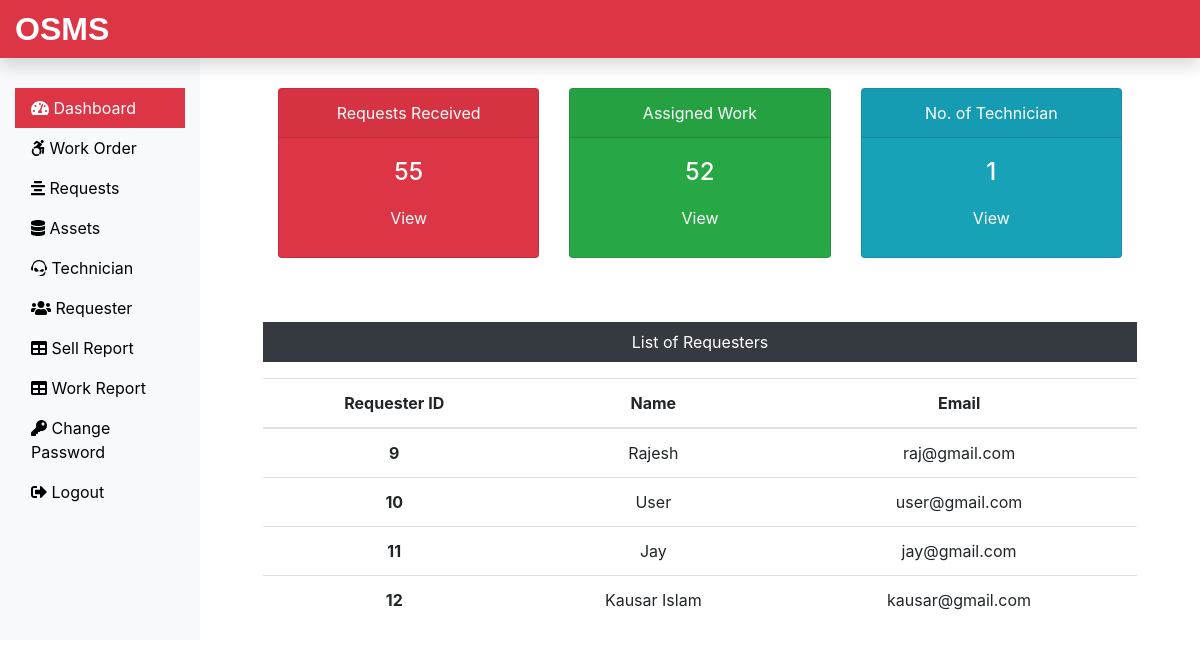
The app's page /Admin/dashboard.php (signed in) with its own data.
### tables this page shows
CREATE TABLE `requesterlogin_tb` (
  `r_login_id` int(11) NOT NULL,
  `r_name` varchar(60) NOT NULL,
  `r_email` varchar(60) NOT NULL,
  `r_password` varchar(60) NOT NULL
);

### Admin/dashboard.php (the view, shortened to what this page needs)
<?php
include('includes/header.php');
include('../dbConnection.php');
 $sql = "SELECT max(request_id) FROM submitrequest_tb";
 $result = $conn->query($sql);
 $row = mysqli_fetch_row($result);
 $submitrequest = $row[0];
 $sql = "SELECT max(request_id) FROM assignwork_tb";
 $result = $conn->query($sql);
 $row = mysqli_fetch_row($result);
 $assignwork = $row[0];
 $sql = "SELECT * FROM technician_tb";
 $result = $conn->query($sql);
 $totaltech = $result->num_rows;
?>
<div class="col-sm-9 col-md-10">
  <div class="row mx-5 text-center">
    <div class="col-sm-4 mt-5">
      <div class="card text-white bg-danger mb-3" style="max-width: 18rem;">
        <div class="card-header">Requests Received</div>
        <div class="card-body">
          <h4 class="card-title">
            <?php echo $submitrequest; ?>
          </h4>
          <a class="btn text-white" href="request.php">View</a>
        </div>
      </div>
    </div>
    <div class="col-sm-4 mt-5">
      <div class="card text-white bg-success mb-3" style="max-width: 18rem;">
        <div class="card-header">Assigned Work</div>
        <div class="card-body">
          <h4 class="card-title">
            <?php echo $assignwork; ?>
          </h4>
          <a class="btn text-white" href="work.php">View</a>
        </div>
      </div>
    </div>
    <div class="col-sm-4 mt-5">
      <div class="card text-white bg-info mb-3" style="max-width: 18rem;">
        <div class="card-header">No. of Technician</div>
        <div class="card-body">
          <h4 class="card-title">
            <?php echo $totaltech; ?>
          </h4>
          <a class="btn text-white" href="technician.php">View</a>
        </div>
      </div>
    </div>
  </div>
  <div class="mx-5 mt-5 text-center">
    <p class=" bg-dark text-white p-2">List of Requesters</p>
    <?php
    $sql = "SELECT * FROM requesterlogin_tb";
    $result = $conn->query($sql);
    if($result->num_rows > 0){
 echo '<table class="table">
  <thead>
   <tr>
    <th scope="col">Requester ID</th>
    <th scope="col">Name</th>
    <th scope="col">Email</th>
   </tr>
  </thead>
  <tbody>';
  while($row = $result->fetch_assoc()){
   echo '<tr>';
    echo '<th scope="row">'.$row["r_login_id"].'</th>';
    echo '<td>'. $row["r_name"].'</td>';
    echo '<td>'.$row["r_email"].'</td>';
  }
 echo '</tbody>
 </table>';
} else {
  echo "0 Result";
}
?>
  </div>
</div>
</div>
</div>
<?php
include('includes/footer.php');
?>

### css/custom.css (style rules this page uses)
a { color: black; }

### records on screen
requesterlogin_tb: r_login_id "9", r_name "Rajesh", r_email "raj@gmail.com"
requesterlogin_tb: r_login_id "10", r_name "User", r_email "user@gmail.com"
requesterlogin_tb: r_login_id "11", r_name "Jay", r_email "jay@gmail.com"
requesterlogin_tb: r_login_id "12", r_name "Kausar Islam", r_email "kausar@gmail.com"

### other values on screen
$submitrequest "55"
$assignwork "52"
$totaltech "1"
